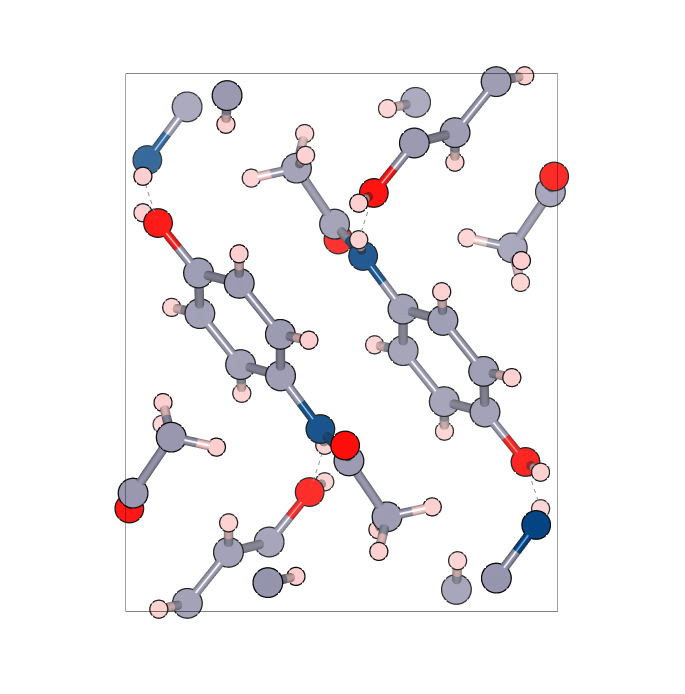
#> input picture pictures/polymorphs/mono.png, 1370 x 1388 px (shown at 1/2 size)
$ python generate_picture.py
#> lines starting #> are read from the running program, lines starting #| are printed output that depends on the picture
import matplotlib.pyplot as plt
import numpy as np
import matplotlib.image as mpimg
import string
from matplotlib import cm, colors, patches

def readFile(name: str, func=float):
#> called with name = 'mono.dat'
    x, y = [], []
    with open(name, 'r') as file:
#> (reads pictures/polymorphs/mono.dat from the repository)
        for line in file:
            if '#' not in line:
                line = [func(i) for i in line.split()]
                x.append(line[0])
                y.append(line[1])
    return x, y


def countPeaks(name: str, value: float):
    number_of_big_peaks = 0
    with open(name, 'r') as file:
        for line in file:
            if '#' not in line and float(line.split()[5]) > 10:
                number_of_big_peaks += 1
    return number_of_big_peaks


def drawEnclosingRect(x0, y0, x1, y1, x_offset=0.01, y_offset=0.02, color="black", linewidth=3):
    rect = patches.Rectangle((x0-x_offset, y0-y_offset), x1-x0 + x_offset*2, y1-y0 + y_offset*2, edgecolor=color, linewidth=linewidth, fill=False)
    fig.add_artist(rect)
    return rect


diff_color="navy"
border_color="dimgray"
norm = colors.Normalize(0, 100)
border_width = 2
peak_value = 10
cmap = cm.get_cmap("Blues")


theta_mono, int_mono = readFile("mono.dat")
theta_ortho, int_ortho = readFile("ortho.dat")
#> (reads pictures/polymorphs/ortho.dat from the repository)

im_mono = mpimg.imread("mono.png")
#> im_mono is the input picture: shape (1388, 1370, 4) float32; mean R, G, B, A 0.958, 0.948, 0.953, 1
im_ortho = mpimg.imread("ortho.png")
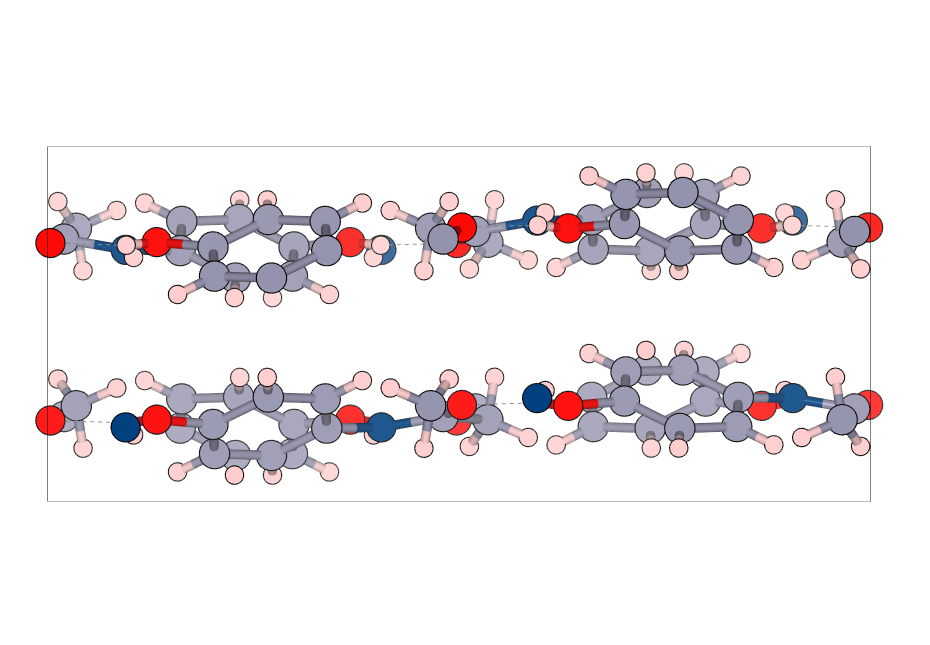
#> input picture pictures/polymorphs/ortho.png, 1860 x 1289 px (shown at 1/2 size)
#> im_ortho is the input picture: shape (1289, 1860, 4) float32; mean R, G, B, A 0.944, 0.929, 0.938, 1

fig, axs = plt.subplot_mosaic("AB;CD", figsize=(6.4,4.8))
plt.tight_layout()

for axis, letter in zip(axs.values(), string.ascii_lowercase):
    axis.annotate(f"{letter})", xycoords="axes fraction", xy=(0.02, 0.9), fontsize=12)

axs["A"].plot(theta_mono, int_mono, color=diff_color)
axs["A"].set_xlabel("2θ, degrees", labelpad=1)
axs["A"].set_ylabel("Intensity", labelpad=-4)

axs["B"].imshow(im_mono)
axs["B"].set_xticks([])
axs["B"].set_yticks([])
axs["B"].set_xlabel("view along the {100} plane\nSpace group: P21/c")

axs["C"].plot(theta_ortho, int_ortho, color=diff_color)
axs["C"].set_xlabel("2θ, degrees", labelpad=1)
axs["C"].set_ylabel("Intensity", labelpad=-4)

axs["D"].imshow(im_ortho)
axs["D"].set_xticks([])
axs["D"].set_yticks([])
axs["D"].set_xlabel("view along the {010} plane\nSpace group: Pbca")

boxes = {key: value.get_position() for key, value in axs.items()}

boxes["C"].y0 -= 0.11
boxes["C"].y1 -= 0.11

boxes["B"].x0 -= 0.03
boxes["B"].x1 -= 0.03
boxes["D"].x0 -= 0.03
boxes["D"].x1 -= 0.03

boxes["B"].y0 = boxes["A"].y0
boxes["B"].y1 = boxes["A"].y1
boxes["D"].y0 = boxes["C"].y0
boxes["D"].y1 = boxes["C"].y1


rectA = drawEnclosingRect(boxes["A"].x0-0.07, boxes["B"].y0-0.08, boxes["D"].x1+0.01, boxes["A"].y1, color=border_color, linewidth=border_width)
rectC = drawEnclosingRect(boxes["C"].x0-0.07, boxes["D"].y0-0.08, boxes["D"].x1+0.01, boxes["C"].y1, color=border_color, linewidth=border_width)

for axis in axs:
    axs[axis].set_position(boxes[axis])

axs["A"].annotate("Monoclinic polymorph (Form I)", xy=(0.5, 1.156), xycoords="figure fraction", fontsize=16, ha="center", va="center", weight="bold")
axs["C"].annotate("Orthorhombic polymorph (Form II)", xy=(0.5, 1.167/2-0.022), xycoords="figure fraction", fontsize=16, ha="center", va="center", weight="bold")

fig.savefig("diff.svg", bbox_inches='tight', dpi=3000)
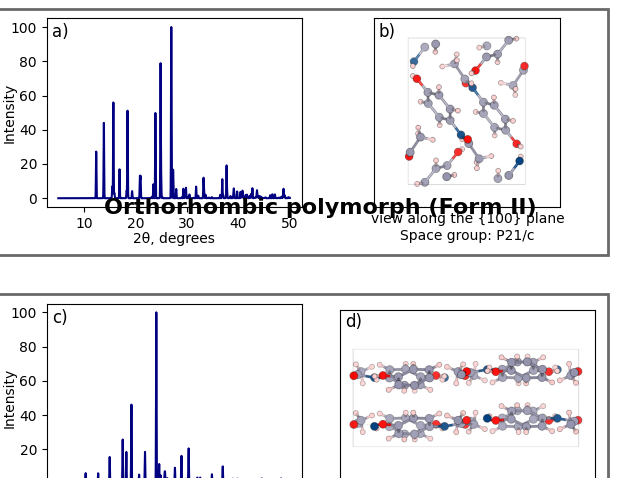
#> figure drawn by matplotlib, 4 panels; panel 1: curve peaks at x = 26.95, y = 100; panel 3: curve peaks at x = 24.04, y = 100
